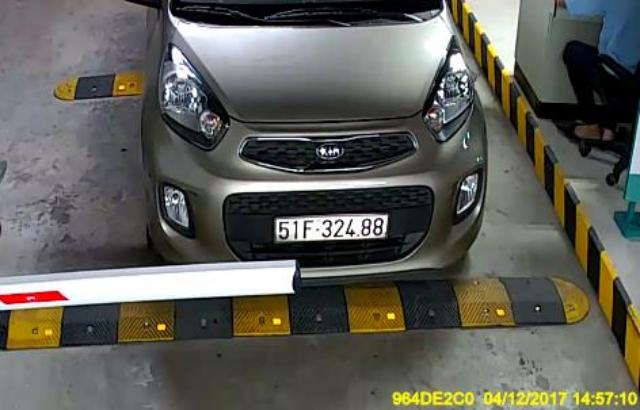
#> input picture valid/images/CarLongPlate102_jpg.rf.e8fac33b2143ce2c81138abd6488fcbe.jpg, 640 x 410 px; its folder holds only this picture in this run
$ python -i yolo_detector.py   (imports and definitions only)
#> lines starting #> are read from the running program, lines starting #| are printed output that depends on the picture; after the words box and inside, x2 and y2 are one past the last pixel; in counts of white or black regions, pixels touching at a corner belong together
#> further down, picture is the input picture: shape (410, 640, 3); mean B, G, R 88.8, 95.7, 95.6
"""
Module phát hiện và cắt biển số bằng YOLO.

Tác giả: [Tên bạn]
Mô tả: Module này cung cấp lớp YOLODetector để phát hiện biển số xe
       và crop vùng biển số từ ảnh đầu vào. Hỗ trợ khảo sát tham số
       và đánh giá trên thư mục ảnh.
"""
import cv2
import numpy as np
import time
import os
import pandas as pd
from ultralytics import YOLO


class YOLODetector:
    """
    Lớp phát hiện và cắt biển số bằng YOLO.

    Attributes:
        model (YOLO): Model YOLO đã load.
        conf_threshold (float): Ngưỡng confidence.
        iou_threshold (float): Ngưỡng IoU cho NMS.
        imgsz (int): Kích thước ảnh đầu vào.
    """

    # [269 lines left out: functions __init__, detect, crop_plate, detect_and_draw, evaluate_on_folder, grid_search, not called in this run]


# ============ HÀM TIỆN ÍCH ĐỂ SO SÁNH VỚI PHƯƠNG PHÁP CỔ ĐIỂN ============

def detect_plate_canny_contour(image, debug=False):
    """
    Phát hiện biển số bằng Canny + Contour (phương pháp cổ điển).

    Args:
        image (numpy.ndarray): Ảnh đầu vào (BGR).
        debug (bool): Hiển thị ảnh trung gian.

    Returns:
        tuple: (cropped_image, contour) hoặc (None, None) nếu không tìm thấy.
    """
#> called with debug = False
    gray = cv2.cvtColor(image, cv2.COLOR_BGR2GRAY)
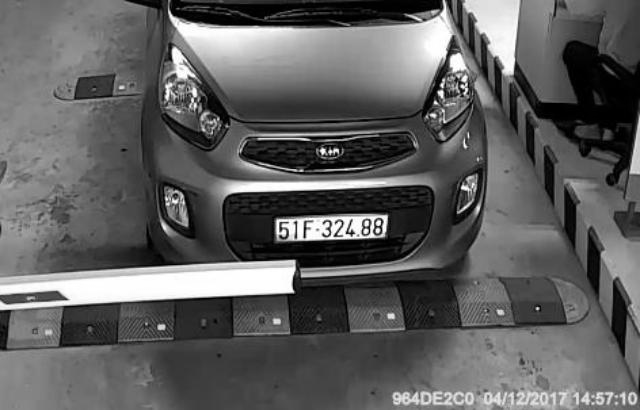
#> gray: shape (410, 640); min 0, max 255, mean 94.8

    # Làm mờ để giảm nhiễu
    blurred = cv2.GaussianBlur(gray, (5, 5), 0)

    # Canny edge detection
    edges = cv2.Canny(blurred, 50, 150)
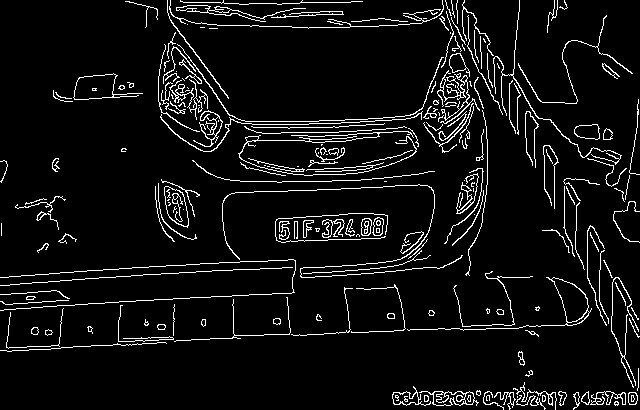
#> edges: shape (410, 640); 6.4% white in thin lines or dots

    # Tìm contour
    contours, _ = cv2.findContours(edges, cv2.RETR_EXTERNAL, cv2.CHAIN_APPROX_SIMPLE)
#> contours = 206 contours, 147 with area under 20; largest, box (x1, y1, x2, y2) and area: (407, 277, 592, 331) 986, (73, 73, 143, 100) 868, (164, 186, 189, 228) 660, (419, 391, 479, 406) 494, (574, 124, 600, 140) 298

    # Lọc contour theo diện tích và tỉ lệ khung hình (biển số thường có tỉ lệ ~2:1 đến 4:1)
    best_contour = None
    best_score = 0

    for cnt in contours:
        area = cv2.contourArea(cnt)
        if area < 1000 or area > 50000:  # Lọc diện tích
            continue

        x, y, w, h = cv2.boundingRect(cnt)
        aspect_ratio = w / h

        # Biển số thường có tỉ lệ 2:1 đến 4:1
        if 2.0 < aspect_ratio < 5.0:
            # Tính điểm dựa trên diện tích và tỉ lệ
            score = area * (1 + abs(aspect_ratio - 3.0) / 3.0)
            if score > best_score:
                best_score = score
                best_contour = cnt
#> this loop made 206 passes
#> area on passes 6, 8, 9: 23, 99, 46
#> after the loop, best_score = 0

    if best_contour is None:
        return None, None

    x, y, w, h = cv2.boundingRect(best_contour)
    cropped = image[y:y+h, x:x+w]

    if debug:
        # Vẽ contour lên ảnh
        img_contour = image.copy()
        cv2.drawContours(img_contour, [best_contour], -1, (0, 255, 0), 2)
        cv2.imshow('Contour Detection', img_contour)
        cv2.waitKey(0)
        cv2.destroyAllWindows()

    return cropped, best_contour


# [54 lines left out: function compare_yolo_vs_classical, not called in this run]

>>> import cv2
>>> picture = cv2.imread('../valid/images/CarLongPlate102_jpg.rf.e8fac33b2143ce2c81138abd6488fcbe.jpg')
>>> result = detect_plate_canny_contour(picture)

$ run again, on valid/images/CarLongPlate111_jpg.rf.0bf068ecf6f34e19a0f91aad8849d58c.jpg
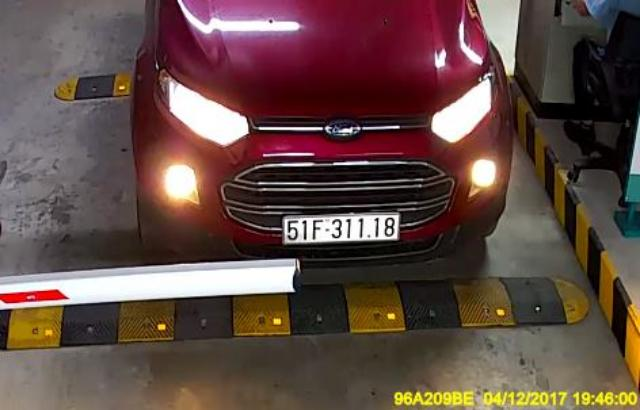
#> input picture valid/images/CarLongPlate111_jpg.rf.0bf068ecf6f34e19a0f91aad8849d58c.jpg, 640 x 410 px
#> picture is the input picture: shape (410, 640, 3); mean B, G, R 69.3, 74.9, 97.4
#> in detect_plate_canny_contour, `gray = cv2.cvtColor(image, cv2.COLOR_BGR2GRAY)`:
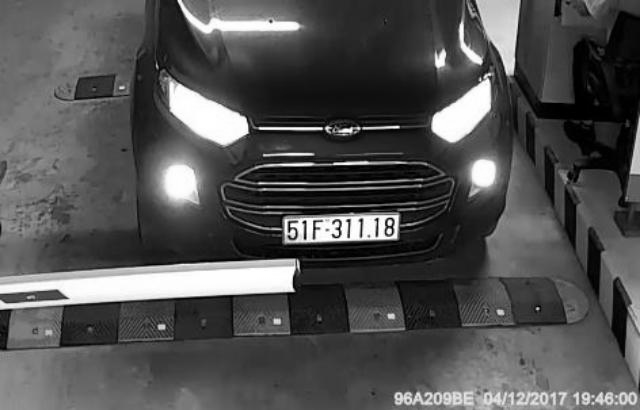
#> gray: shape (410, 640); min 0, max 255, mean 81
#> in detect_plate_canny_contour, `edges = cv2.Canny(blurred, 50, 150)`:
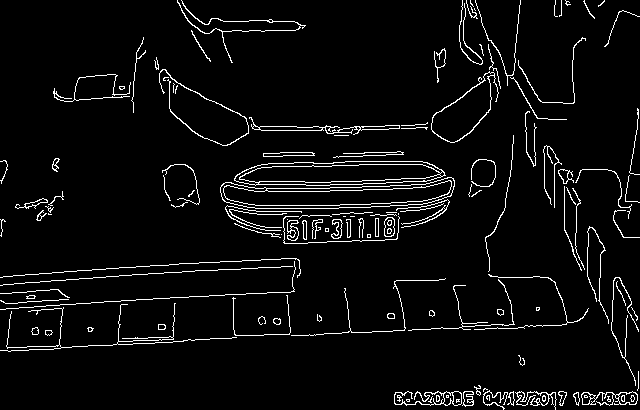
#> edges: shape (410, 640); 4.8% white in thin lines or dots
#> contours = 131 contours, 92 with area under 20; largest, box (x1, y1, x2, y2) and area: (220, 177, 455, 209) 4623, (234, 161, 446, 186) 4124, (431, 71, 499, 143) 2134, (249, 117, 400, 135) 408, (581, 391, 638, 406) 368
#> the loop in detect_plate_canny_contour, `for cnt in contours:` made 131 passes
#> area on passes 8 to 15: 45, 367.5, 63.5, 59, 45, 119.5, 261, 23.5
#> after the loop in detect_plate_canny_contour, `for cnt in contours:`: best_score = 0
